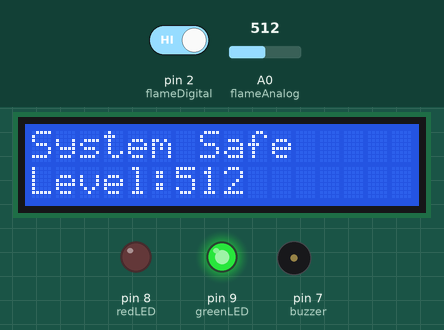
The sketch below on a simulated Arduino Uno, built with avr-gcc and run on an emulated ATmega328P. Shown: 16×2 character LCD, output pins drawn as LEDs (lit = HIGH), buzzer (waves = sounding, pin HIGH). The inputs (shaded band) are chosen by the test bench; at power-on: pin 2 (flameDigital) HIGH, A0 (flameAnalog) = 512.

Above: at 3.2 s.
3.3 s: pin 2 (flameDigital) driven LOW
At 5.3 s:
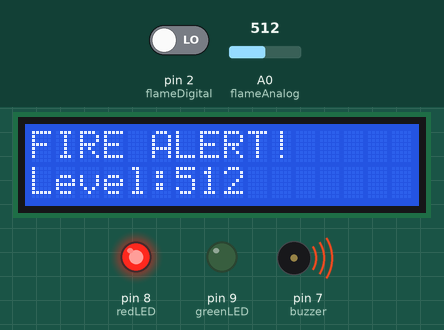
5.6 s: A0 (flameAnalog) set to 716
At 7.4 s:
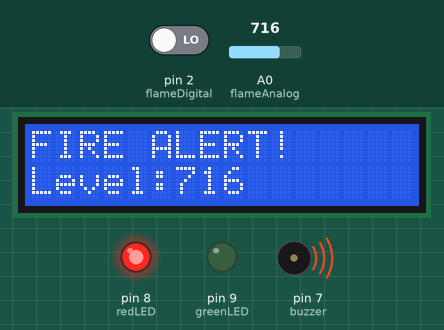
7.7 s: A0 (flameAnalog) set to 900
At 9.4 s:
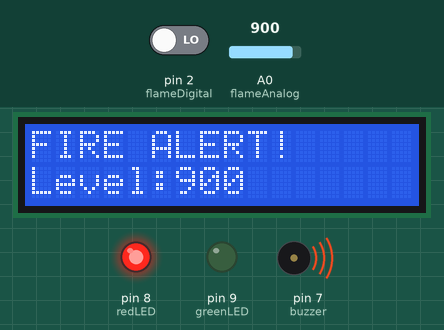
9.7 s: pin 2 (flameDigital) driven HIGH
At 11.5 s:
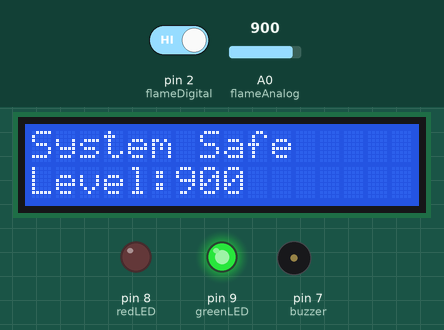
11.8 s: A0 (flameAnalog) set to 1023
At 13.8 s:
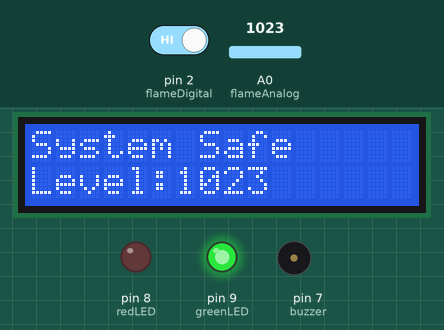
Timing chart, 0 to 14.8 s (numbered marks = the images above; inputs shaded):
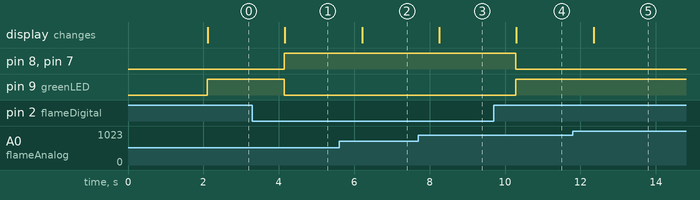

The sketch:

FireDetection_Alert_System.ino
```cpp
#include <Wire.h>
#include <LiquidCrystal_I2C.h>

// Initialize LCD
LiquidCrystal_I2C lcd(0x27, 16, 2);

// Pin Definitions
int flameAnalog = A0;   // Analog pin for fire level
int flameDigital = 2;   // Digital pin for fire detection
int redLED = 8;
int greenLED = 9;
int buzzer = 7;

void setup()
{
  pinMode(flameDigital, INPUT);
  pinMode(redLED, OUTPUT);
  pinMode(greenLED, OUTPUT);
  pinMode(buzzer, OUTPUT);

  lcd.begin();
  lcd.backlight();

  lcd.setCursor(0,0);
  lcd.print("Fire Detection");
  lcd.setCursor(0,1);
  lcd.print("System Ready");

  delay(2000);
  lcd.clear();
}

void loop()
{
  int flameStatus = digitalRead(flameDigital); // Fire detected or not
  int fireLevel = analogRead(flameAnalog);     // Fire intensity value

  lcd.clear();

  if(flameStatus == LOW)   // Fire detected
  {
    digitalWrite(redLED, HIGH);
    digitalWrite(greenLED, LOW);
    digitalWrite(buzzer, HIGH);

    lcd.setCursor(0,0);
    lcd.print("FIRE ALERT!");

    lcd.setCursor(0,1);
    lcd.print("Level:");
    lcd.print(fireLevel);
  }
  else
  {
    digitalWrite(redLED, LOW);
    digitalWrite(greenLED, HIGH);
    digitalWrite(buzzer, LOW);

    lcd.setCursor(0,0);
    lcd.print("System Safe");

    lcd.setCursor(0,1);
    lcd.print("Level:");
    lcd.print(fireLevel);
  }

  delay(1000);
}
```

Measured:
- after the input at 3.3 s, pin 8 (redLED), pin 7 (buzzer): LOW → HIGH after 0.84 s; pin 9 (greenLED): HIGH → LOW after 0.84 s; the display: changes after 0.86 s (image 1)
- after the input at 5.6 s, the display: changes after 0.61 s (image 2)
- after the input at 7.7 s, the display: changes after 0.56 s (image 3)
- after the input at 9.7 s, pin 8 (redLED), pin 7 (buzzer): HIGH → LOW after 0.58 s; pin 9 (greenLED): LOW → HIGH after 0.58 s; the display: changes after 0.60 s (image 4)
- after the input at 11.8 s, the display: changes after 0.55 s (image 5)
